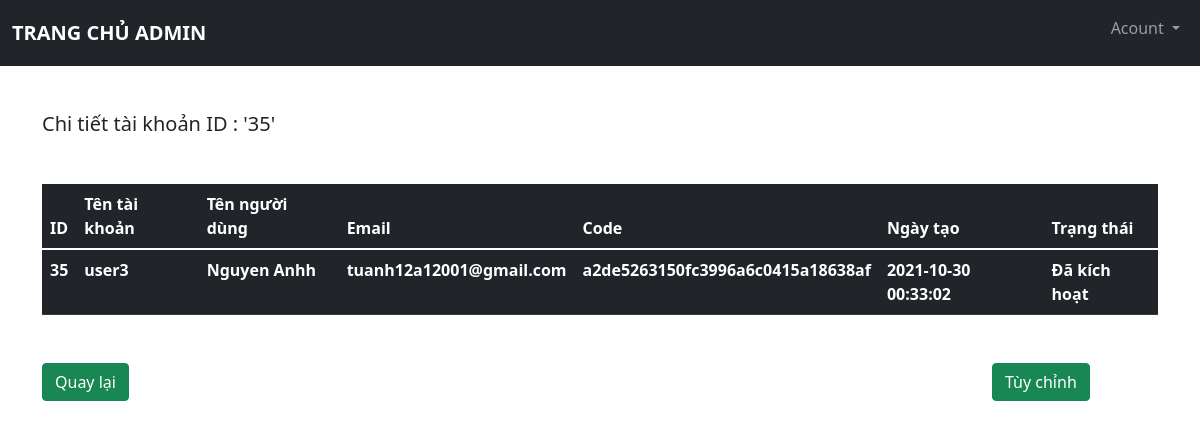
Page /src/admin/chitiettaikhoan.php?id=35 (signed in) on the committed database.
### tables this page shows
CREATE TABLE `tb_taikhoan` (
  `id_taikhoan` int(10) UNSIGNED NOT NULL,
  `tentaikhoan` varchar(60) NOT NULL,
  `matkhau` varchar(150) NOT NULL,
  `ngaytao` datetime DEFAULT current_timestamp(),
  `email` varchar(255) NOT NULL,
  `code` varchar(255) NOT NULL,
  `trangthai` tinyint(1) NOT NULL,
  `muc` tinyint(1) NOT NULL,
  `tennguoidung` varchar(100) NOT NULL,
  `tk_khach` tinyint(1) NOT NULL
);

### src/admin/chitiettaikhoan.php (the view, shortened to what this page needs)
<?php
    include './menu_footer/menu.php';
?>
<?php
    $id_taikhoan = $_GET['id'];
?>
    <div class="container">
        <table class="table table-dark table-hover mt-5 bangtaikhoan">
            <h5 class="mt-5">Chi tiết tài khoản ID : '<?php echo $id_taikhoan?>'</h5>
            <thead class="thead-dark">
                <tr>
                    <th scope="col">ID</th>
                    <th scope="col">Tên tài khoản</th>
                    <th scope="col">Tên người dùng</th>
                    <th scope="col">Email</th>
                    <th scope="col">Code</th>
                    <th scope="col">Ngày tạo</th>
                    <th scope="col">Trạng thái</th>
                </tr>
            </thead>
            <?php
                include '../config/config.php';
                $sql_taikhoan = "SELECT * FROM tb_taikhoan WHERE id_taikhoan = '$id_taikhoan'";
                $result_taikhoan = mysqli_query($conn,$sql_taikhoan);
                if(mysqli_num_rows($result_taikhoan) > 0){
                    while($row = mysqli_fetch_assoc($result_taikhoan)){
            ?>
                    <tbody>
                        <tr>
                        <th scope="row"><?php echo $row['id_taikhoan']?></th>
                        <th scope="row"><?php echo $row['tentaikhoan']?></th>
                        <th scope="row"><?php echo $row['tennguoidung']?></th>
                        <th scope="row"><?php echo $row['email']?></th>
                        <th scope="row"><?php echo $row['code']?></th>
                        <th scope="row"><?php echo $row['ngaytao']?></th>
                        <?php
                            if($row['trangthai'] == '1'){
                                echo '<th scope="row">Đã kích hoạt</th>';
                            }else{
                                echo '<th scope="row">Chưa kích hoạt</th>';
                            }
                        ?>
                    </tbody>
            <?php
                    }
                }
            ?>
        </table>
        <div class="row mt-5">
                    <div class="col-2"><a href="http://localhost/BTL_QuanLiThongTinCaNhan/src/admin/dstaikhoan.php" class="btn btn-success">Quay lại</a></div>
                    <div class="col-8"></div>
                    <div class="col-2">
                        <a href="http://localhost/BTL_QuanLiThongTinCaNhan/src/admin/chinhsuataikhoan.php?id=<?php echo $id_taikhoan; ?>" class="btn btn-success">Tùy chỉnh</a>
                    </div>
                </div>
            </div>
    </div>
<?php
    include './menu_footer/footer.php'
?>

### src/admin/css/style.css (style rules this page uses)
:root { --offcanvas-width:270px; --topNavbarHeight: 56px; }

### rows in the picture
tb_taikhoan: id_taikhoan "35", tentaikhoan "user3", tennguoidung "Nguyen Anhh", email "tuanh12a12001@gmail.com", code "a2de5263150fc3996a6c0415a18638af", ngaytao "2021-10-30 00:33:02", trangthai "Đã kích hoạt"

### other values in the picture
$id_taikhoan "35"
